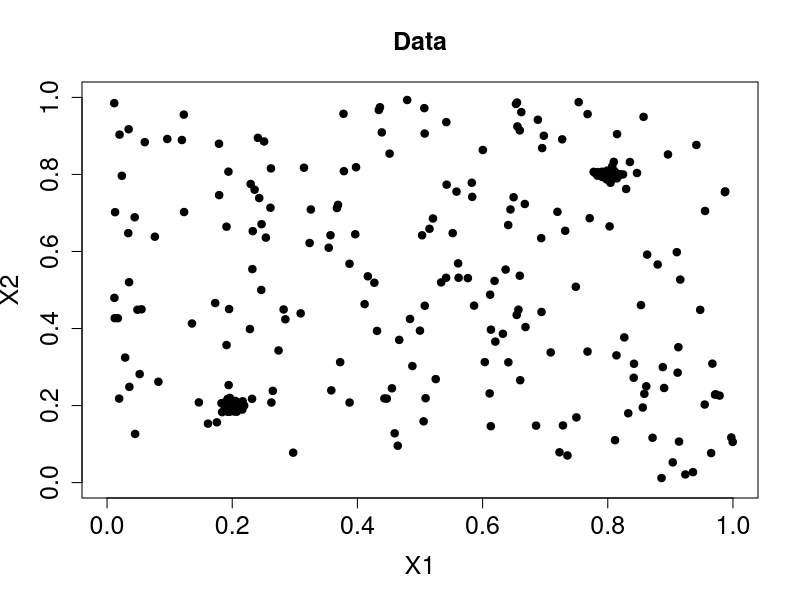
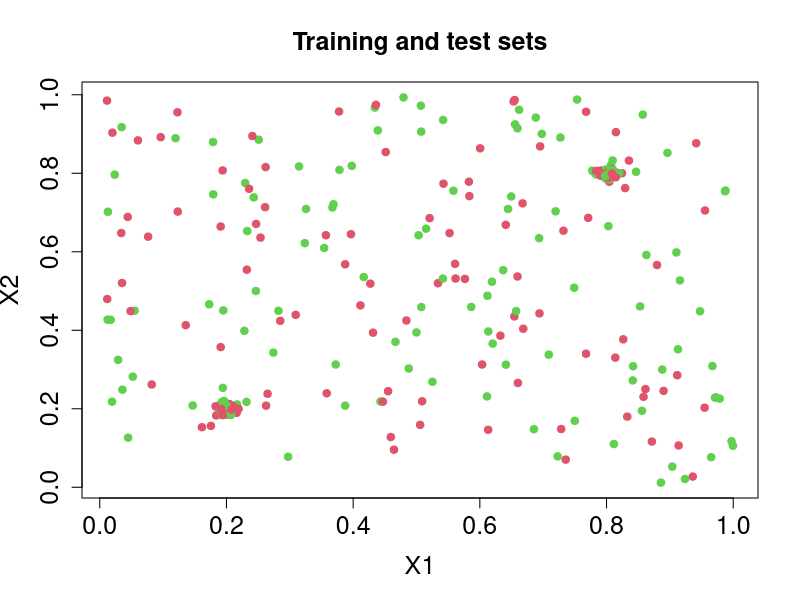
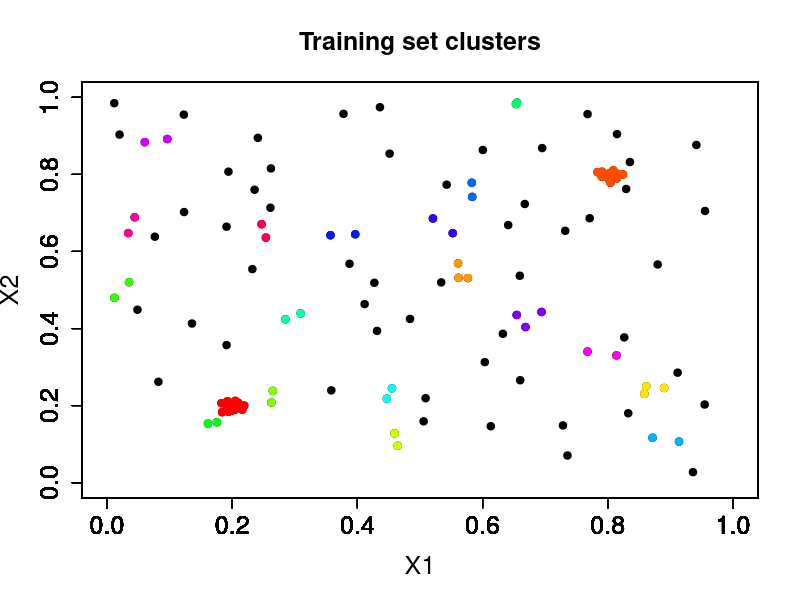
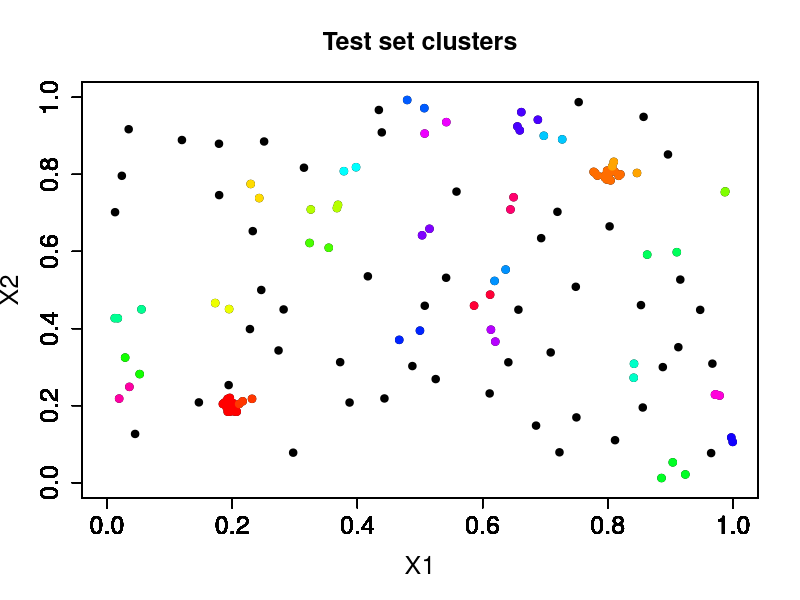
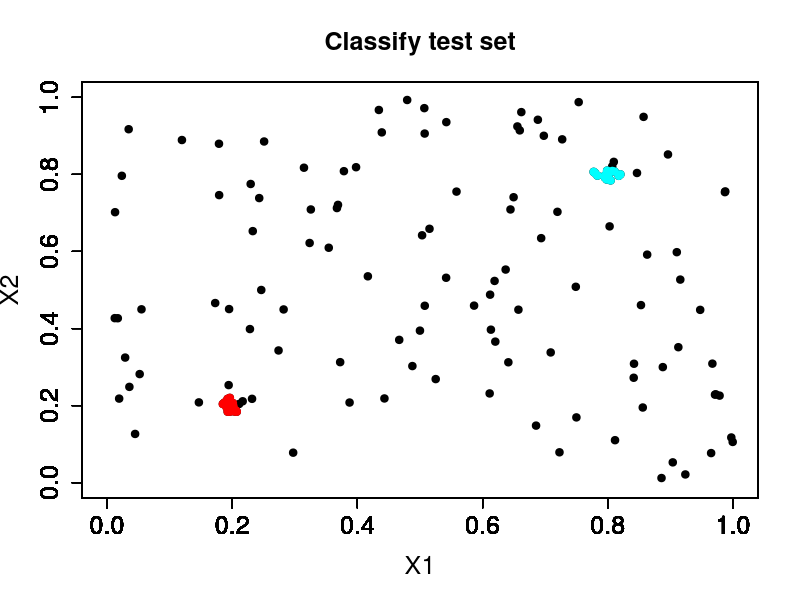

The R source for these figures, in order:
## ---- chunk 1
set.seed(12122019)
N1 = 40
N2 = 40
N3 = 200
c1 = c(0.2, 0.2)
c2 = c(0.8, 0.8)
sigma = 0.01
X1 = vector(length = N1 + N2 + N3)
X2 = vector(length = N1 + N2 + N3)
X1[1 : N1] = rnorm(N1, c1[1], sigma)
X2[1 : N1] = rnorm(N1, c1[2], sigma)
X1[(N1 + 1) : (N1 + N2)] = rnorm(N2, c2[1], sigma)
X2[(N1 + 1) : (N1 + N2)] = rnorm(N2, c2[2], sigma)
X1[(N1 + N2 + 1) : (N1 + N2 + N3)] = runif(N3)
X2[(N1 + N2 + 1) : (N1 + N2 + N3)] = runif(N3)
X = matrix(c(X1, X2), nr=N1 + N2 + N3, nc=2)
par(cex.axis=1.5, cex.lab=1.5, cex.main=1.5)
plot(X1, X2, xlab="X1", ylab="X2", pch=19, main="Data", xlim=c(0, 1), ylim=c(0, 1))
## ---- chunk 2
index = runif(N1 + N2 + N3)
col_data = vector(length = N1 + N2 + N3)
train = which(index <= 0.5)
test = which(index > 0.5)
Xtr = X[train, ] 
Xte = X[test, ]
ntr = dim(Xtr)[1]
nte = dim(Xte)[1]
col_data[train] <- 2
col_data[test] <- 3
par(cex.axis=1.5, cex.lab=1.5, cex.main=1.5)
plot(X1, X2, col=col_data, xlab="X1", ylab="X2", pch=19, main="Training and test sets")
## ---- chunk 3
dist_obs <- function(X1, X2){
    d = sqrt((X1[1] - X2[1])^2 + (X1[2] - X2[2])^2)
    return(d)
}
Dtr = matrix(rep(0, ntr^2), nr = ntr, nc = ntr)
Dte = matrix(rep(0, nte^2), nr = nte, nc = nte)
for (i in 1 : ntr){
    for (j in 1 : ntr){
        Dtr[i, j] = dist_obs(Xtr[i, ], Xtr[j, ])
    }
}
for (i in 1 : nte){
    for (j in 1 : nte){
        Dte[i, j] = dist_obs(Xte[i, ], Xte[j, ])
    }
}
## ---- chunk 4
dist_clust <- function(D, C1, C2, type){
    if (type == "complete"){
        Dsub = matrix(rep(0, length(C1) * length(C2)), nr=length(C1), nc=length(C2))
        for (i in 1 : length(C1)){
            for (j in 1 : length(C2)){
                Dsub[i, j] = D[C1[i], C2[j]]
            }
        }
        return(max(Dsub))
    }
}
## ---- chunk 5
iteration <- function(D, clusters, type, h){
    # Distance between clusters
    Dclust = matrix(rep(0, length(clusters)^2), nr=length(clusters), nc=length(clusters))
    for (i in 1 : length(clusters)){
        for (j in 1 : length(clusters)){
            Dclust[i, j] = dist_clust(D, clusters[[i]], clusters[[j]], type)
        }
    }
    # Find minimum distance
    mask = upper.tri(Dclust)
    upperD = Dclust * mask
    upperD[upperD == 0] <- NA
    index = which(upperD == min(upperD, na.rm=TRUE), arr.ind=TRUE)
    i0 = index[1]
    j0 = index[2]
    # Merge clusters with minimum distance
    if (min(upperD, na.rm=TRUE) < h){
        clusters[[i0]] = c(clusters[[i0]], clusters[[j0]])
        clusters = clusters[-j0]
        return(list("clusters" = clusters, "state" = "continue"))
    } else {
        return(list("clusters" = clusters, "state" = "stop"))
    }
}
## ---- chunk 6
h = 0.05
type = "complete"
# Hierarchical clustering of training set
state = "continue"
clusters_tr = list()
for (i in 1:ntr){
    clusters_tr = c(clusters_tr, c(i))
}
while (state == "continue"){
    result = iteration(Dtr, clusters_tr, type, h)
    clusters_tr = result$clusters
    state = result$state
}
# Hierarchical clustering of test set
state = "continue"
clusters_te = list()
for (i in 1:nte){
    clusters_te = c(clusters_te, c(i))
}
while (state == "continue"){
    result = iteration(Dte, clusters_te, type, h)
    clusters_te = result$clusters
    state = result$state
}
## ---- chunk 7
# Training set
par(cex.axis=1.5, cex.lab=1.5, cex.main=1.5)
plot(Xtr[, 1], Xtr[, 2], col=1, xlab="X1", ylab="X2", pch=19, main="Training set clusters", xlim=c(0, 1), ylim=c(0, 1))
nc_tr = 0
for (i in 1:length(clusters_tr)){
    if (length(clusters_tr[[i]]) > 1){
        nc_tr = nc_tr + 1
    }
}
color_tr = rainbow(nc_tr)
ic = 1
for (i in 1:length(clusters_tr)){
    if (length(clusters_tr[[i]]) > 1){
        indices = clusters_tr[[i]]
        par(new=TRUE)
        plot(Xtr[indices, 1], Xtr[indices, 2], col=color_tr[ic], xlab="", ylab="", pch=19, main="", xlim=c(0, 1), ylim=c(0, 1))
        ic = ic + 1
    }
}
# Testing set
par(cex.axis=1.5, cex.lab=1.5, cex.main=1.5)
plot(Xte[, 1], Xte[, 2], col=1, xlab="X1", ylab="X2", pch=19, main="Test set clusters", xlim=c(0, 1), ylim=c(0, 1))
nc_te = 0
for (i in 1:length(clusters_te)){
    if (length(clusters_te[[i]]) > 1){
        nc_te = nc_te + 1
    }
}
color_te = rainbow(nc_te)
ic = 1
for (i in 1:length(clusters_te)){
    if (length(clusters_te[[i]]) > 1){
        indices = clusters_te[[i]]
        par(new=TRUE)
        plot(Xte[indices, 1], Xte[indices, 2], col=color_te[ic], xlab="", ylab="", pch=19, main="", xlim=c(0, 1), ylim=c(0, 1))
        ic = ic + 1
    }
}
## ---- chunk 8
centroids = matrix(rep(0, length(clusters_tr) * 2), nr=length(clusters_tr), nc=2)
for (i in 1:length(clusters_tr)){
    indices = clusters_tr[[i]]
    centroids[i, 1] = mean(Xtr[indices, 1])
    centroids[i, 2] = mean(Xtr[indices, 2])
}
## ---- chunk 9
kmeans <- function(centroids, Xte, i){
    distance = sqrt((centroids[, 1] - Xte[i, 1])^2 + (centroids[, 2] - Xte[i, 2])^2)
    index = which.min(distance)
    return(index)
}
## ---- chunk 10
classification = rep(0, nte)
for (i in 1:nte){
    classification[i] = kmeans(centroids, Xte, i)
}
## ---- chunk 11
min_nb_el = 5
# Plot all observations
par(cex.axis=1.5, cex.lab=1.5, cex.main=1.5)
plot(Xte[, 1], Xte[, 2], col=1, xlab="X1", ylab="X2", pch=19, main="Classify test set", xlim=c(0, 1), ylim=c(0, 1))
# Look for big clusters
clusters = list()
for (i in 1:length(clusters_te)){
    if (length(clusters_te[[i]]) > min_nb_el){
        clusters = c(clusters, clusters_te[i])
    }
}
# List classes of observations in big clusters
allclasses = c()
for (i in 1:(length(clusters))){
    cluster = clusters[[i]]
    allclasses = c(allclasses, classification[cluster])}
listclass = unique(allclasses)
# Define colors
color_cl = rainbow(length(listclass))
# Plot classes of observations in big clusters
for (i in 1:(length(clusters))){
    cluster = clusters[[i]]
    for (j in 1:(length(cluster))){
        par(new=TRUE)
        index = which(listclass == classification[cluster[j]])
        plot(Xte[cluster[j], 1], Xte[cluster[j], 2], col=color_cl[index], xlab="", ylab="", pch=19, main="", xlim=c(0, 1), ylim=c(0, 1))
    }
}
## ---- chunk 12
ps_clust = vector(length=length(clusters))
# Are pairs of observations in the same cluster?
for (j in 1:length(clusters)){
    cluster = clusters[[j]]
    nkj = length(cluster)
    D = 0
    for (i1 in 1:nkj){
        for (i2 in 1:nkj){
            if (i1 != i2){
                if (classification[cluster[i1]] == classification[cluster[i2]]){
                    D = D + 1
                }
            }
        }
    }
    ps_clust[j] = D / (nkj * (nkj - 1))
}
ps = min(ps_clust)
